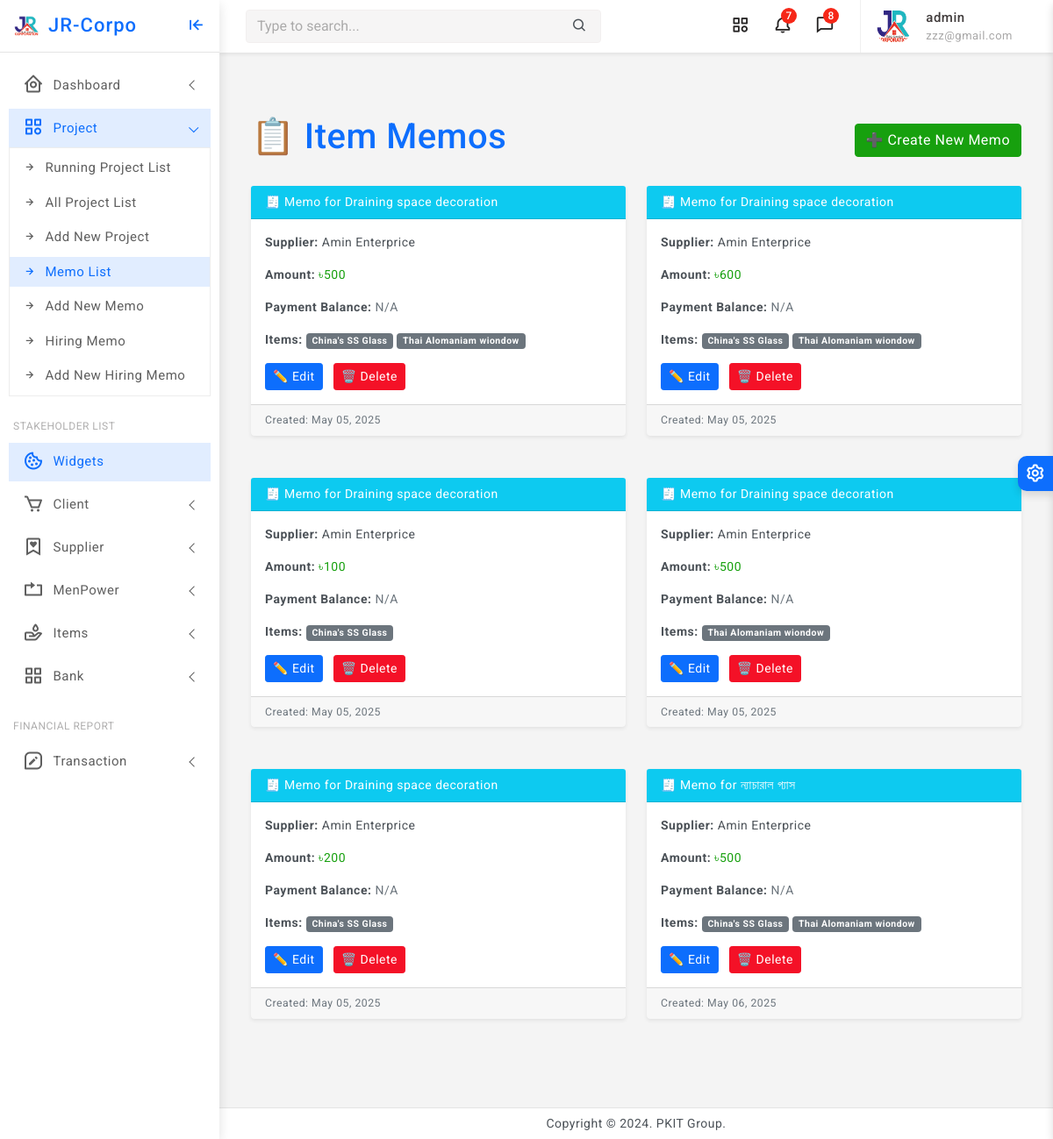
The app's page /memos/ (signed in), older data.
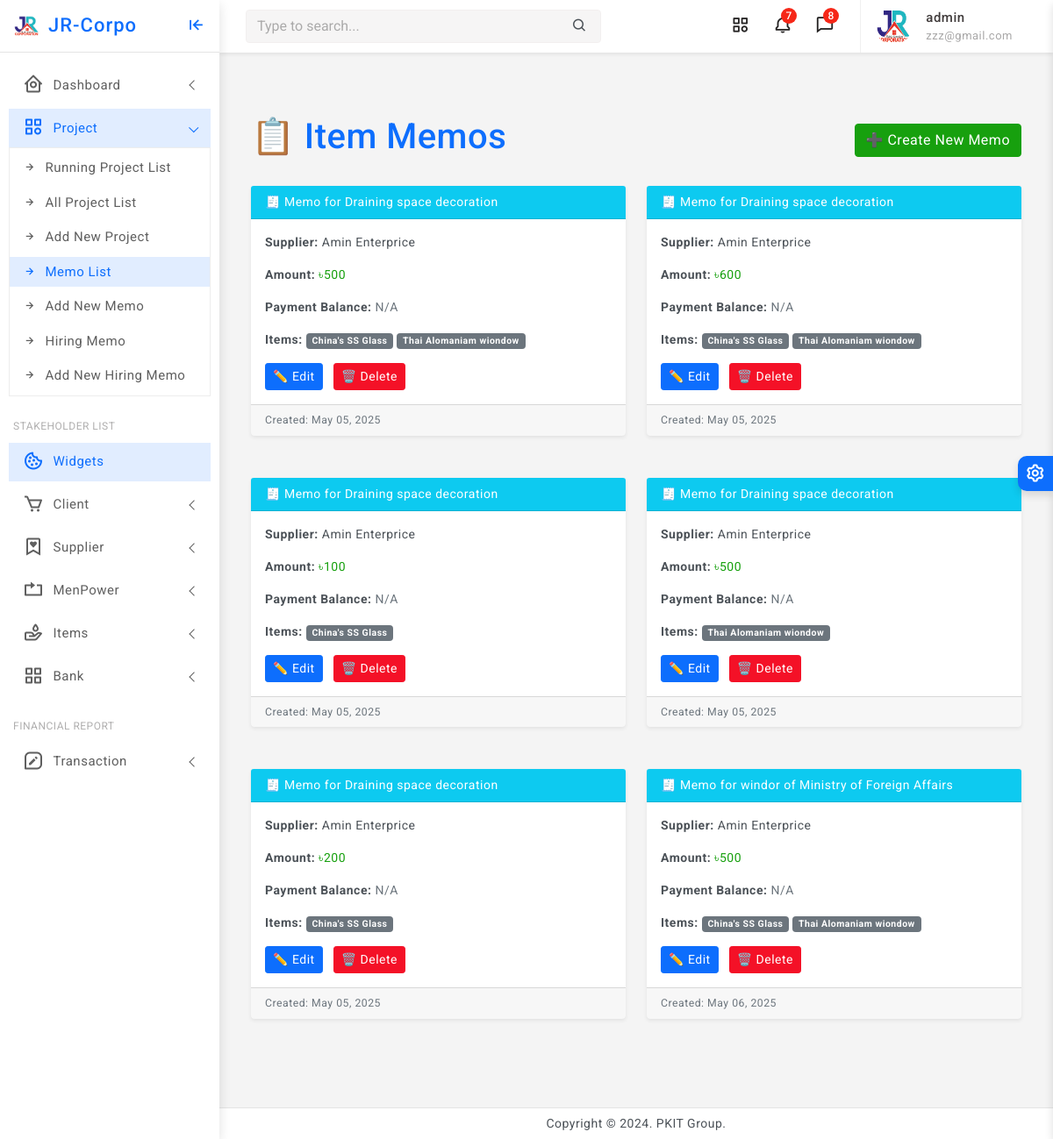
The same page, newer data.
### core/models.py (models this page shows, shortened)
class Memo(models.Model):
    project = models.ForeignKey(Project, on_delete=models.CASCADE, related_name='item_memos')
    supplier = models.ForeignKey(Supplier, on_delete=models.CASCADE, related_name='memos')
    items = models.ManyToManyField(Item, related_name='memos')
    amount = models.PositiveIntegerField(default=0)
    payment_balance = models.DecimalField(max_digits=12, decimal_places=2, null=True, blank=True)
    created_at = models.DateTimeField(auto_now_add=True)
    updated_at = models.DateTimeField(auto_now=True)

class Project(models.Model):
    STATUS_CHOICES = [
        ('RUNNING', 'Running'),
        ('TRIAL', 'Trial Period'),
        ('CLOSED', 'Closed'),
        ('OTHER', 'Other'),
    ]
    company = models.ForeignKey(Company, on_delete=models.CASCADE, related_name='projects')
    name = models.CharField(max_length=255)
    location = models.CharField(max_length=255)
    approximate_bill = models.PositiveIntegerField(default=0)
    current_cost = models.PositiveIntegerField(default=0, null=True, blank=True)
    final_bill = models.PositiveIntegerField(default=0, null=True, blank=True)
    current_paid = models.PositiveIntegerField(default=0, null=True, blank=True)
    created_at = models.DateTimeField(auto_now_add=True)
    updated_at = models.DateTimeField(auto_now=True)
    status = models.CharField(max_length=10, null=True, blank=True, choices=STATUS_CHOICES, default='RUNNING')

class Organization(models.Model):
    name = models.CharField(max_length=255, unique=True)
    location = models.CharField(max_length=255)
    phone = models.CharField(max_length=20)
    logo = models.ImageField(upload_to='media/logos/', blank=True, null=True)
    created_at = models.DateTimeField(auto_now_add=True)
    updated_at = models.DateTimeField(auto_now=True)
    class Meta:
        abstract = True

class Supplier(Organization):
    pass

### core/views.py (the view)
# urls.py: path('memos/', views.memo_list, name='memo_list'),
@staff_required
def memo_list(request):
    memos = Memo.objects.all()
    return render(request, 'memo/memo_list.html', {'memos': memos})

### core/views.py (called while the page is built)
def staff_required(view_func):
    return user_passes_test(lambda u: u.is_authenticated and u.is_staff)(view_func)

### core/templates/memo/memo_list.html
{% extends 'partials/base0.html' %}
{% block content %}
{% load static %}
<div class="container my-5">
    <div class="d-flex justify-content-between align-items-center mb-4">
        <h1 class="text-primary">📋 Item Memos</h1>
        <a href="{% url 'memo_create' %}" class="btn btn-success">
            ➕ Create New Memo
        </a>
    </div>
    {% if memos %}
        <div class="row">
            {% for memo in memos %}
                <div class="col-md-6 mb-4">
                    <div class="card shadow-sm border-info rounded">
                        <div class="card-header bg-info text-white">
                            🧾 Memo for {{ memo.project.name }}
                        </div>
                        <div class="card-body">
                            <p><strong>Supplier:</strong> {{ memo.supplier.name }}</p>
                            <p><strong>Amount:</strong> <span class="text-success">৳{{ memo.amount }}</span></p>
                            <p><strong>Payment Balance:</strong>
                                {% if memo.payment_balance %}
                                    <span class="text-warning">৳{{ memo.payment_balance }}</span>
                                {% else %}
                                    <span class="text-muted">N/A</span>
                                {% endif %}
                            </p>
                            <p><strong>Items:</strong>
                                {% for item in memo.items.all %}
                                    <span class="badge bg-secondary">{{ item.item_name }}</span>
                                {% empty %}
                                    <span class="text-muted">No items</span>
                                {% endfor %}
                            </p>
                            <div class="mt-3">
                                <a href="{% url 'memo_update' memo.pk %}" class="btn btn-sm btn-primary me-2">✏️ Edit</a>
                                <a href="{% url 'memo_delete' memo.pk %}" class="btn btn-sm btn-danger">🗑️ Delete</a>
                            </div>
                        </div>
                        <div class="card-footer text-muted small">
                            Created: {{ memo.created_at|date:"M d, Y" }}
                        </div>
                    </div>
                </div>
            {% endfor %}
        </div>
    {% else %}
        <div class="alert alert-info">
            No memos yet. Start by <a href="{% url 'memo_create' %}" class="alert-link">creating a new memo</a>!
        </div>
    {% endif %}
</div>
{% endblock %}

Row changes from the older to the newer data that the page shows:
changed through a linked row, Memo: project.name "ন্যাচারাল গ্যাস" → "windor of Ministry of Foreign Affairs"
